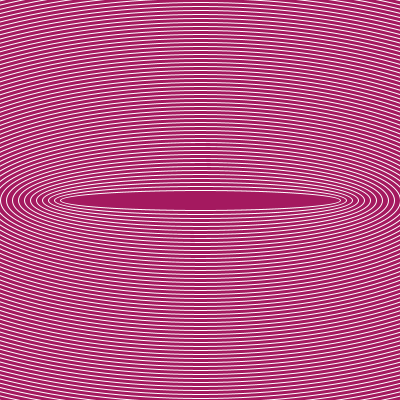
Frame 1 (no input)
Frame 60 (the mouse pressed at the canvas centre just before this capture): identical to frame 1, image omitted
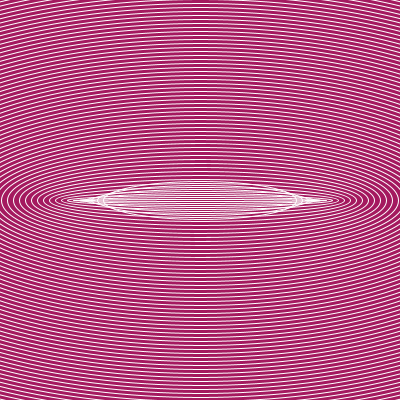
Frame 120 (the mouse held since frame 60 and released just before this capture)

The Processing sketch that drew these frames (run headless with seeded random() and noise(); from frame 60 on, the mouse is pressed at the canvas centre):

// Processing sketch: profe
// ── profe.pde
color c = color(random(255), random(0, 100), random(0, 100));
float m = 4;
void setup() {
  size(400, 400);

  noFill();
  stroke(255);
}
void draw() {

  background(c);
  
  m = map(mouseX, 0, width, 60, 2);
  for(float i=0; i<100; i++) {
    ellipse(width/2, height/2, 100+m*3, 100-m*2);
    m=m+4;
    
    
  }

  
}
